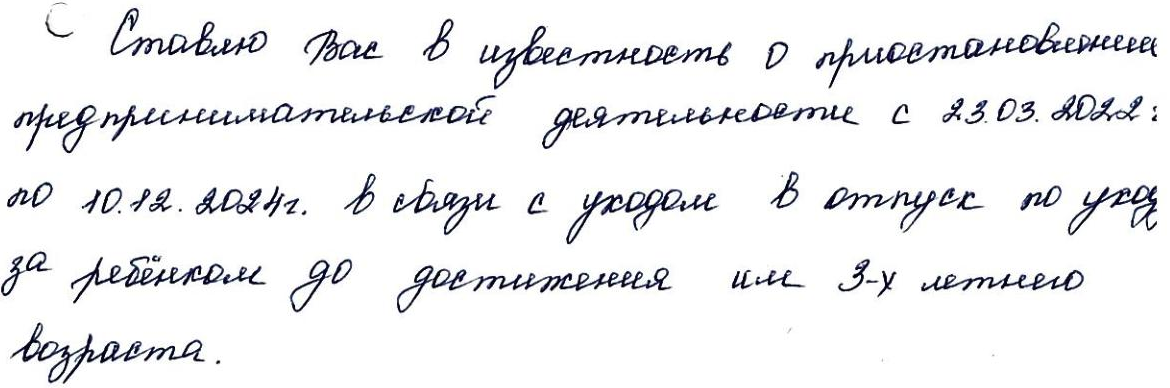
#> input picture test_image.png, 1170 x 388 px
$ jupyter execute --allow-errors main.ipynb
#> lines starting #> are read from the running program, lines starting #| are printed output that depends on the picture; after the words box and inside, x2 and y2 are one past the last pixel; in counts of white or black regions, pixels touching at a corner belong together
[cell 1]
import os

import cv2
import matplotlib.pyplot as plt

import numpy as np

[cell 2]
def show(img):
    plt.figure(figsize=(20, 10))
    if len(img.shape) == 2:
        plt.imshow(img, cmap='gray')
    else:
        plt.imshow(img)

def plot_hor_lines(img, hor_lines):
    local_img = img.copy()
    for value in hor_lines:
        # cv2.line(local_img, (0, value), (local_img.shape[-1] - 1, value + 2,), (0, 255, 0) , 2)
        cv2.line(local_img, (0, value), (img.shape[1], value), (0, 255, 0) , 1)
    return local_img


def plot_ver_lines(img, ver_lines):
    local_img = img.copy()
    for value in ver_lines:
        cv2.line(local_img, (value, 0), (value, img.shape[1]), (0, 255, 0) , 2)
    return local_img

[cell 3]
img = cv2.imread('test_image.png')
#> img is the input picture: shape (388, 1170, 3); mean B, G, R 240.3, 238.9, 238.6


grayImage = cv2.cvtColor(img, cv2.COLOR_BGR2GRAY)

gaussianFilter = cv2.GaussianBlur(grayImage, (5, 5), 0)

_, binarizedImage = cv2.threshold(gaussianFilter, 127, 255, cv2.THRESH_BINARY + cv2.THRESH_OTSU)
#> binarizedImage: shape (388, 1170); 90.8% white; 59 black regions (6 under 20 px), largest, box (x1, y1, x2, y2) and area: (815, 22, 1157, 88) 3711, (100, 103, 492, 141) 3365, (479, 25, 732, 90) 2942


binarizedImage[binarizedImage == 0] = 0
binarizedImage[binarizedImage == 255] = 1

show(binarizedImage)

[cell 4]
from scipy.signal import argrelextrema
import numpy as np

# [6 lines left out: function find_local_maximals, not called in this run]

def find_dividers(img_path):
    img = cv2.imread(img_path)

    grayImage = cv2.cvtColor(img, cv2.COLOR_BGR2GRAY)

    gaussianFilter = cv2.GaussianBlur(grayImage, (5, 5), 0)

    _, binarizedImage = cv2.threshold(gaussianFilter, 127, 255, cv2.THRESH_BINARY + cv2.THRESH_OTSU)

    binarizedImage[binarizedImage == 0] = 0
    binarizedImage[binarizedImage == 255] = 1

    horizontal_projection = np.sum(binarizedImage, axis=1)

    data = []

    for i in range(len(horizontal_projection)):
        data.extend([i] * horizontal_projection[i])

    kde = gaussian_kde(data,  bw_method=0.04)
    x_values = np.linspace(np.min(data), np.max(data), 1000)

    y_values = kde(x_values)

    local_maxs = find_local_maximals(y_values, np.max(data))

    return [item[0] for item in local_maxs]

# cv2.imwrite('./result/' + img_path.split('/')[-1], final)
#
# for path in tqdm(os.listdir('hand_written_descewed')):
#     find_lines('hand_written_cropped/' + path)

[cell 5]
show(grayImage)

[cell 6]
from tqdm.notebook import tqdm

path = 'hand_written_cropped/page_5.png'

img = cv2.imread(path)
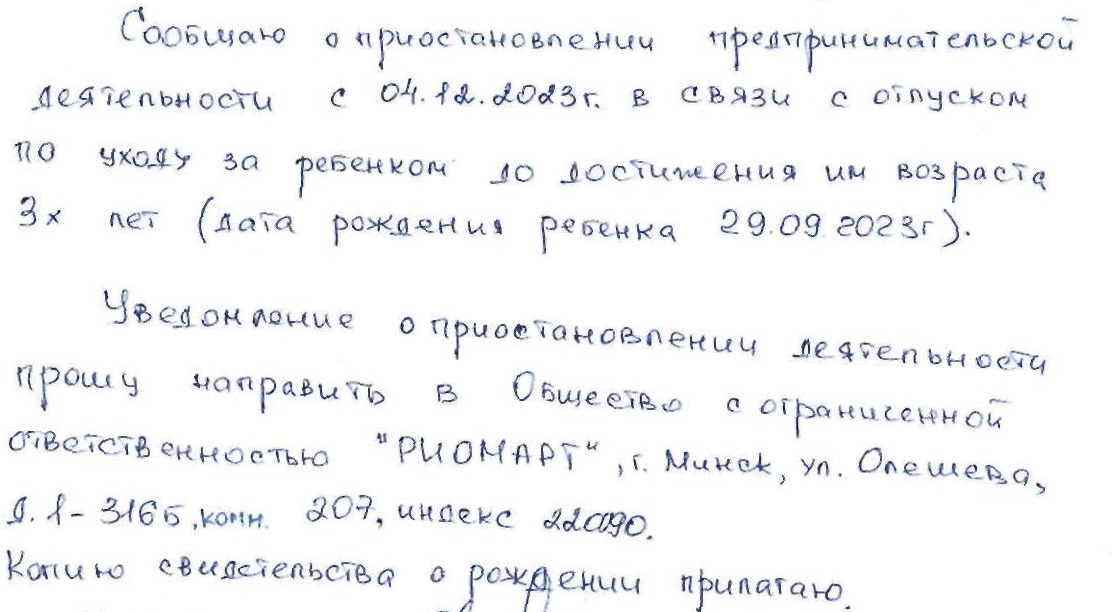
#> input picture hand_written_cropped/page_5.png, 1112 x 612 px
#> img is the input picture: shape (612, 1112, 3); mean B, G, R 247, 245.3, 244.6
grayImage = cv2.cvtColor(img, cv2.COLOR_BGR2GRAY)
#> grayImage: shape (612, 1112)
gaussianFilter = cv2.GaussianBlur(grayImage, (5, 5), 0)
#> gaussianFilter: shape (612, 1112)
_, binarizedImage = cv2.threshold(grayImage, 210, 255, cv2.THRESH_BINARY)
#> binarizedImage: shape (612, 1112); 93.6% white; 367 black regions (42 under 20 px), largest, box (x1, y1, x2, y2) and area: (562, 507, 647, 538) 850, (523, 566, 553, 612) 439, (218, 89, 272, 111) 374

binarizedImage[binarizedImage == 0] = 0
binarizedImage[binarizedImage == 255] = 1

#> (the rest of this cell did not finish here and is left out)

#> in find_dividers, `_, binarizedImage = cv2.threshold(gaussianFilter, 127, 255, cv2.THRESH..`:
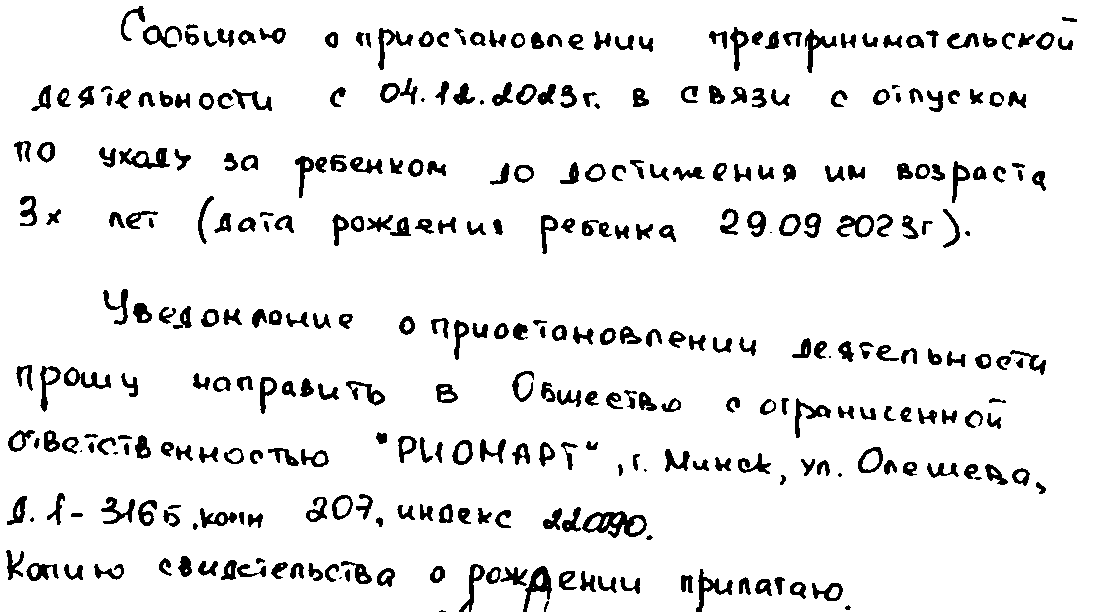
#> binarizedImage: shape (612, 1112); 92% white; 344 black regions (13 under 20 px), largest, box (x1, y1, x2, y2) and area: (582, 511, 647, 538) 835, (119, 148, 170, 169) 514, (523, 566, 552, 612) 513
#> in find_dividers, `horizontal_projection = np.sum(binarizedImage, axis=1)`: horizontal_projection = 612 values, max 1112 at index 0, min 705 at index 42, mean 1022.7
#> after the loop in find_dividers, `for i in range(len(horizontal_projection)):`: data = 625900 items
print(lines)
final = plot_hor_lines(binarizedImage, lines)
show(final)

[cell 7]
# [55 lines left out: functions get_text_line, get_component_for_pix, not called in this run]

#> (a cell that did not finish here is left out)

[cell 9]
show(binarizedImage[0:50, :2000])

[cell 10]
blank_image = np.ones((30, 2000), np.uint8) * 255

#> (the rest of this cell did not finish here and is left out)

[cell 11]
show(binarizedImage[10:170, :])
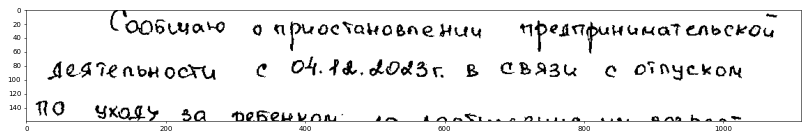
#> figure drawn by matplotlib, 1 panel

#> (a cell that did not finish here is left out)

#> (a cell that did not finish here is left out)

[cell 14]
height, width = binarizedImage.shape
#> height = 612; width = 1112
print('width : ', width)
#| width :  1112
print('height : ', height)
#| height :  612
blankImage = np.zeros((height, width, 3), np.uint8)

horizontal_projection = np.sum(binarizedImage, axis=1)
#> horizontal_projection = 612 values, max 1112 at index 0, min 787 at index 42, mean 1040.4

for row in range(height):
    # cv2.line(blankImage, (0, row), (int((horizontal_projection[row]) * width / height), row), (255, 255, 255), 1)
    cv2.line(blankImage, (0, row), (int(horizontal_projection[row]), row), (255, 255, 255), 1)
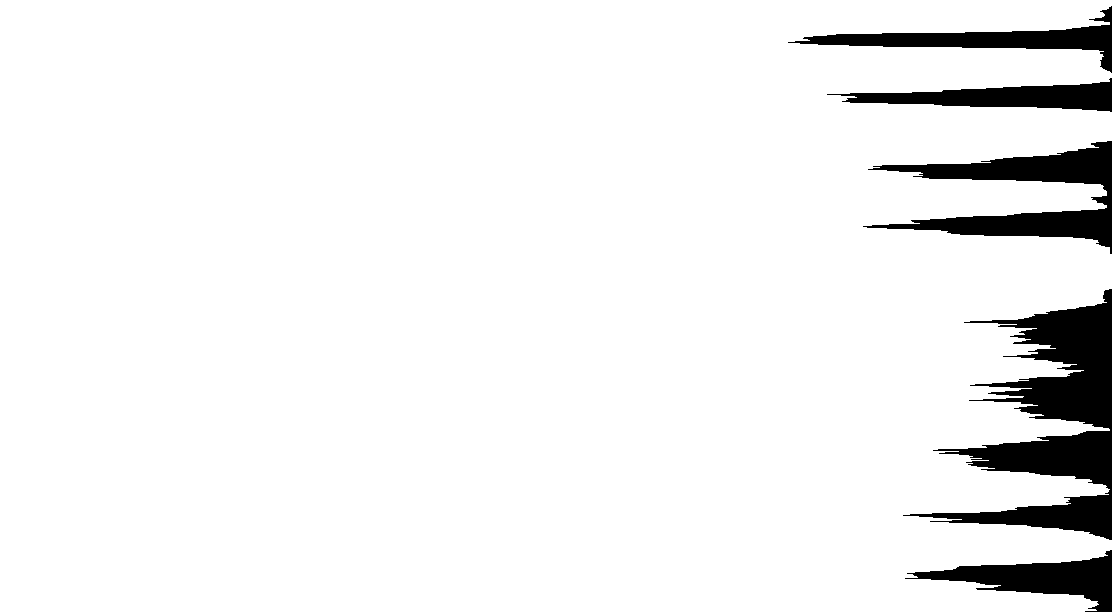
#> blankImage: shape (612, 1112, 3); 93.6% white; 5 black regions, box (x1, y1, x2, y2) and area: (903, 289, 1112, 540) 18715, (863, 141, 1112, 254) 9622, (788, 6, 1112, 73) 5148, (905, 550, 1112, 612) 5138, (827, 78, 1112, 112) 4691

show(blankImage)

from scipy.signal import find_peaks, find_peaks_cwt

valleys = find_peaks_cwt(horizontal_projection, np.arange(1, 60))
#> valleys = [4, 111, 195, 240, 372, 429, 486, 608]

line_centers = [int(valley) for valley in valleys]
#> line_centers = [4, 111, 195, 240, 372, 429, 486, 608]

show(plot_hor_lines(img, line_centers))
#> the loop in plot_hor_lines, `for value in hor_lines:` made 8 passes
#> value on passes 1 to 8: 4, 111, 195, 240, 372, 429, 486, 608
#> after the loop in plot_hor_lines, `for value in hor_lines:`:
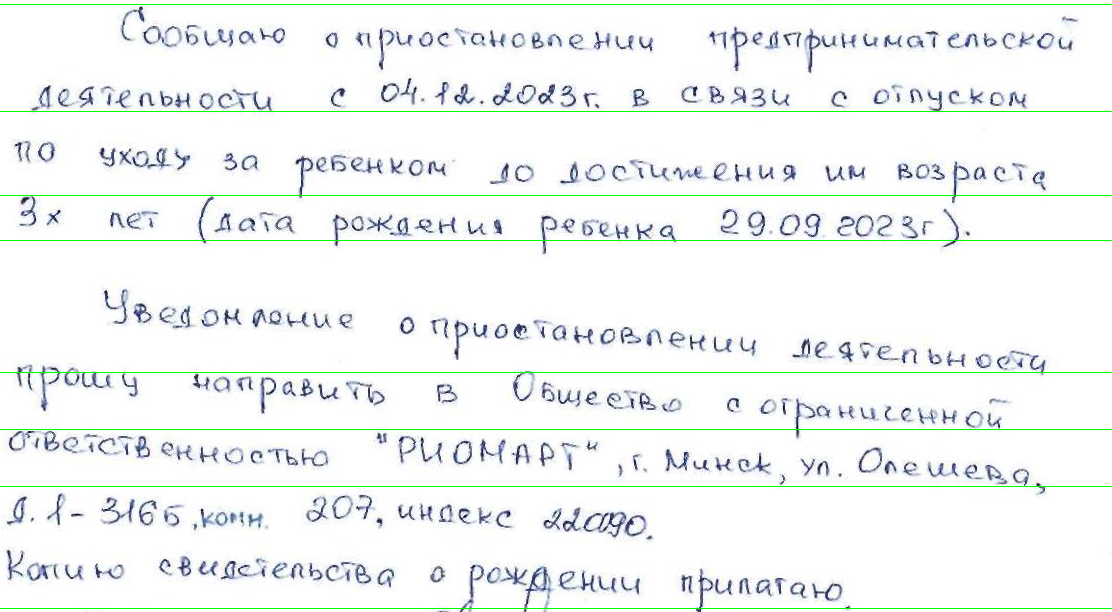
#> local_img: shape (612, 1112, 3); 1.31% of pixels changed, all inside (x1, y1, x2, y2) = (0, 4, 1112, 609)

[cell 15]
import seaborn as sns

import matplotlib.pyplot as plt

[cell 16]
data = []

for i in range(len(horizontal_projection)):
    data.extend([i] * horizontal_projection[i])
#> after the loop, data = 636702 items

[cell 17]
from scipy.stats import gaussian_kde
kde = gaussian_kde(data,  bw_method=0.04)
x_values = np.linspace(np.min(data), np.max(data), 1000)
#> x_values = 1000 values from 0 to 611

y_values = kde(x_values)
#> y_values = 1000 values, max 0.00175 at index 441, min 0.000905 at index 999, mean 0.00162

#> (the rest of this cell did not finish here and is left out)

[cell 18]
y_values
#> Out has the same summary as y_values

[cell 19]
from scipy.stats import gaussian_kde

kde = gaussian_kde(horizontal_projection,  bw_method=0.1)
x_values = np.linspace(0, 600, 1000)

y_values = kde(x_values)
#> y_values = 1000 values from 0 to 1.7e-136

fig, ax = plt.subplots(2, 1, figsize=(6, 8))

ax[0].plot(horizontal_projection)
ax[1].plot(x_values, y_values)
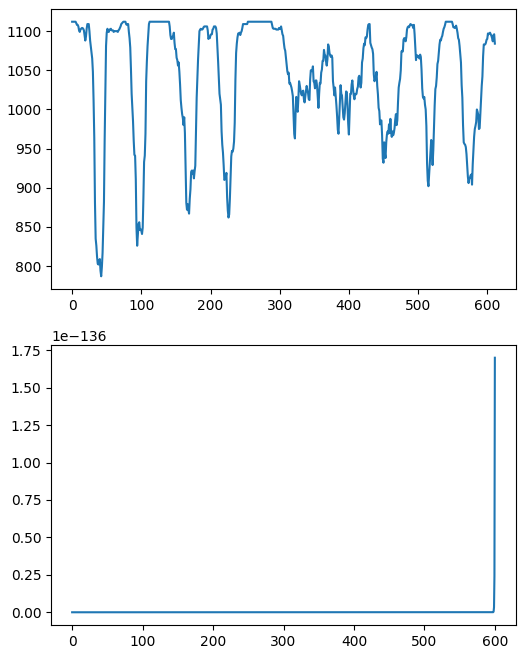
#> figure drawn by matplotlib, 2 panels; panel 1: curve peaks at x = 0, y = 1112; panel 2: curve peaks at x = 600, y = 1.7e-136

[cell 20]
lines = []
for i in range(1, len(line_centers)):
    lines.append(img[line_centers[i - 1]: line_centers[i], 0: img.shape[1]])
    show(lines[-1])
#> this loop made 7 passes
#> after the loop, lines = 7 items

[cell 21]
line = lines[0]

[cell 22]
def find_plateaus(seq, cmpwith):
    result = []
    start = None
    end = None

    for i, value in enumerate(seq):
        if value == cmpwith and start is None:
            end = None
            start = i
        if value != cmpwith and end is None:
            end = i
            result.append((start, end))
            start = None

    if start is not None and end is None:
        result.append((start, i))

    return result

[cell 23]
grayImage = cv2.cvtColor(line, cv2.COLOR_BGR2GRAY)
#> grayImage: shape (107, 1112)

gaussianFilter = cv2.GaussianBlur(grayImage, (5, 5), 0)
#> gaussianFilter: shape (107, 1112)


_, binarizedImage = cv2.threshold(gaussianFilter, 127, 255, cv2.THRESH_BINARY + cv2.THRESH_OTSU)
#> binarizedImage: shape (107, 1112); 89.6% white; 82 black regions (2 under 20 px), largest, box (x1, y1, x2, y2) and area: (805, 25, 837, 69) 419, (378, 24, 413, 66) 406, (380, 74, 418, 101) 382

show(binarizedImage)

binarizedImage[binarizedImage == 0] = 0
binarizedImage[binarizedImage == 255] = 1


height, width = binarizedImage.shape
#> height = 107


blankImage = np.zeros((height, width, 3), np.uint8)

vertical_projection = np.sum(binarizedImage, axis=0)
#> vertical_projection = 1112 values, max 107 at index 0, min 50 at index 382, mean 95.9

for column in range(width):
    # cv2.line(blankImage, (0, row), (int((horizontal_projection[row]) * width / height), row), (255, 255, 255), 1)
    cv2.line(blankImage, (column, 0), (column, int(vertical_projection[column])), (255, 255, 255), 1)
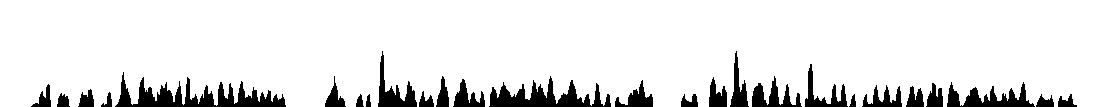
#> blankImage: shape (107, 1112, 3); 90.4% white; 26 black regions, largest, box (x1, y1, x2, y2) and area: (115, 72, 286, 107) 2312, (489, 76, 611, 107) 1708, (947, 82, 1035, 107) 1030

show(blankImage)

valleys = find_peaks_cwt(vertical_projection, np.arange(1, 30))
#> valleys = 31 values from 4 to 1108

line_centers = [int(valley) for valley in valleys]
#> line_centers = 31 values from 4 to 1108

show(plot_ver_lines(line, line_centers))
#> the loop in plot_ver_lines, `for value in ver_lines:` made 31 passes
#> value on passes 1 to 12: 4, 74, 98, 134, 156, 198, 236, 310, 357, 429, 452, 487
#> after the loop in plot_ver_lines, `for value in ver_lines:`:
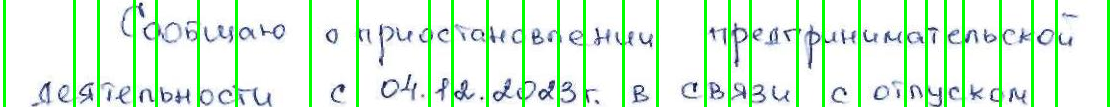
#> local_img: shape (107, 1112, 3); mean of channels 0, 1, 2 223.9, 243, 220.7; drawn as B, G, R

[cell 24]
plateaus = find_plateaus(vertical_projection, 84)
#> the loop in find_plateaus, `for i, value in enumerate(seq):` made 1112 passes
#> value on passes 1 to 12: 107, 107, 107, 107, 107, 107, 107, 107, 107, 107, 107, 107
#> after the loop in find_plateaus, `for i, value in enumerate(seq):`: end = 953; result = 20 items
#> plateaus = 20 items
line_copy = line.copy()
for item in plateaus:
    cv2.line(line_copy, (item[0], 40), (item[1], 40), (0, 255, 0) , 2)
#> this loop made 20 passes
#> item on passes 2 to 13: (47, 48), (49, 50), (161, 162), (206, 207), (219, 220), (396, 398), (407, 408), (504, 505), (598, 599), (710, 711), (761, 762), (786, 787)
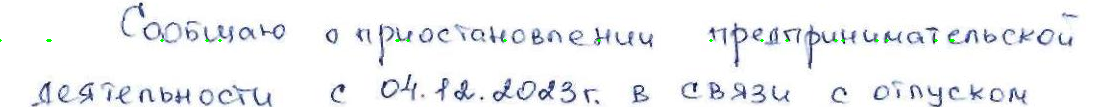
#> line_copy: shape (107, 1112, 3); mean of channels 0, 1, 2 244.5, 242.6, 241.2; drawn as B, G, R

show(line_copy)

[cell 25]
for i in range(1, len(plateaus)):
    show(line[..., plateaus[i - 1][1]: plateaus[i][0], 0:3])
#> this loop made 19 passes
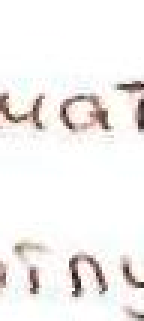
#> shown: shape (107, 48, 3) (shown 3 times larger); mean R, G, B 242.9, 240.5, 239.1
